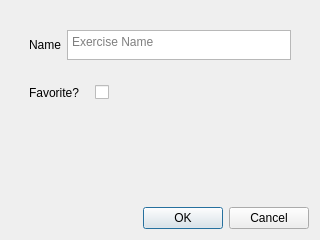
<?xml version="1.0" encoding="UTF-8"?>
<ui version="4.0">
 <class>ExerciseInfoDialog</class>
 <widget class="QDialog" name="ExerciseInfoDialog">
  <property name="windowModality">
   <enum>Qt::WindowModal</enum>
  </property>
  <property name="geometry">
   <rect>
    <x>0</x>
    <y>0</y>
    <width>320</width>
    <height>240</height>
   </rect>
  </property>
  <property name="windowTitle">
   <string>Exercise Information</string>
  </property>
  <layout class="QVBoxLayout" name="verticalLayout">
   <item>
    <widget class="QFrame" name="frame">
     <property name="frameShape">
      <enum>QFrame::NoFrame</enum>
     </property>
     <property name="frameShadow">
      <enum>QFrame::Plain</enum>
     </property>
     <property name="lineWidth">
      <number>0</number>
     </property>
     <layout class="QVBoxLayout" name="verticalLayout_2">
      <item>
       <widget class="QFrame" name="frame_2">
        <property name="sizePolicy">
         <sizepolicy hsizetype="Preferred" vsizetype="Minimum">
          <horstretch>0</horstretch>
          <verstretch>0</verstretch>
         </sizepolicy>
        </property>
        <property name="maximumSize">
         <size>
          <width>16777215</width>
          <height>50</height>
         </size>
        </property>
        <property name="frameShape">
         <enum>QFrame::NoFrame</enum>
        </property>
        <property name="frameShadow">
         <enum>QFrame::Plain</enum>
        </property>
        <layout class="QHBoxLayout" name="horizontalLayout">
         <item>
          <widget class="QLabel" name="exercise_name">
           <property name="minimumSize">
            <size>
             <width>0</width>
             <height>10</height>
            </size>
           </property>
           <property name="maximumSize">
            <size>
             <width>16777215</width>
             <height>15</height>
            </size>
           </property>
           <property name="text">
            <string>Name</string>
           </property>
          </widget>
         </item>
         <item>
          <widget class="QPlainTextEdit" name="exercise_edit">
           <property name="sizePolicy">
            <sizepolicy hsizetype="Expanding" vsizetype="MinimumExpanding">
             <horstretch>0</horstretch>
             <verstretch>0</verstretch>
            </sizepolicy>
           </property>
           <property name="minimumSize">
            <size>
             <width>0</width>
             <height>0</height>
            </size>
           </property>
           <property name="maximumSize">
            <size>
             <width>16777215</width>
             <height>30</height>
            </size>
           </property>
           <property name="placeholderText">
            <string>Exercise Name</string>
           </property>
          </widget>
         </item>
        </layout>
       </widget>
      </item>
      <item>
       <widget class="QFrame" name="frame_3">
        <property name="sizePolicy">
         <sizepolicy hsizetype="Minimum" vsizetype="Minimum">
          <horstretch>0</horstretch>
          <verstretch>0</verstretch>
         </sizepolicy>
        </property>
        <property name="minimumSize">
         <size>
          <width>0</width>
          <height>10</height>
         </size>
        </property>
        <property name="maximumSize">
         <size>
          <width>16777215</width>
          <height>50</height>
         </size>
        </property>
        <property name="frameShape">
         <enum>QFrame::NoFrame</enum>
        </property>
        <property name="frameShadow">
         <enum>QFrame::Plain</enum>
        </property>
        <layout class="QHBoxLayout" name="horizontalLayout_2">
         <item>
          <widget class="QLabel" name="fav_label">
           <property name="sizePolicy">
            <sizepolicy hsizetype="Minimum" vsizetype="Preferred">
             <horstretch>0</horstretch>
             <verstretch>0</verstretch>
            </sizepolicy>
           </property>
           <property name="maximumSize">
            <size>
             <width>60</width>
             <height>16777215</height>
            </size>
           </property>
           <property name="text">
            <string>Favorite?</string>
           </property>
          </widget>
         </item>
         <item alignment="Qt::AlignLeft">
          <widget class="QCheckBox" name="fav_check">
           <property name="sizePolicy">
            <sizepolicy hsizetype="MinimumExpanding" vsizetype="Fixed">
             <horstretch>0</horstretch>
             <verstretch>0</verstretch>
            </sizepolicy>
           </property>
           <property name="contextMenuPolicy">
            <enum>Qt::CustomContextMenu</enum>
           </property>
           <property name="layoutDirection">
            <enum>Qt::LeftToRight</enum>
           </property>
           <property name="text">
            <string/>
           </property>
          </widget>
         </item>
        </layout>
       </widget>
      </item>
      <item>
       <spacer name="verticalSpacer">
        <property name="orientation">
         <enum>Qt::Vertical</enum>
        </property>
        <property name="sizeHint" stdset="0">
         <size>
          <width>20</width>
          <height>40</height>
         </size>
        </property>
       </spacer>
      </item>
     </layout>
    </widget>
   </item>
   <item>
    <widget class="QDialogButtonBox" name="buttonBox">
     <property name="orientation">
      <enum>Qt::Horizontal</enum>
     </property>
     <property name="standardButtons">
      <set>QDialogButtonBox::Cancel|QDialogButtonBox::Ok</set>
     </property>
    </widget>
   </item>
  </layout>
 </widget>
 <resources/>
 <connections>
  <connection>
   <sender>buttonBox</sender>
   <signal>accepted()</signal>
   <receiver>ExerciseInfoDialog</receiver>
   <slot>accept()</slot>
   <hints>
    <hint type="sourcelabel">
     <x>248</x>
     <y>254</y>
    </hint>
    <hint type="destinationlabel">
     <x>157</x>
     <y>274</y>
    </hint>
   </hints>
  </connection>
  <connection>
   <sender>buttonBox</sender>
   <signal>rejected()</signal>
   <receiver>ExerciseInfoDialog</receiver>
   <slot>reject()</slot>
   <hints>
    <hint type="sourcelabel">
     <x>316</x>
     <y>260</y>
    </hint>
    <hint type="destinationlabel">
     <x>286</x>
     <y>274</y>
    </hint>
   </hints>
  </connection>
 </connections>
</ui>
